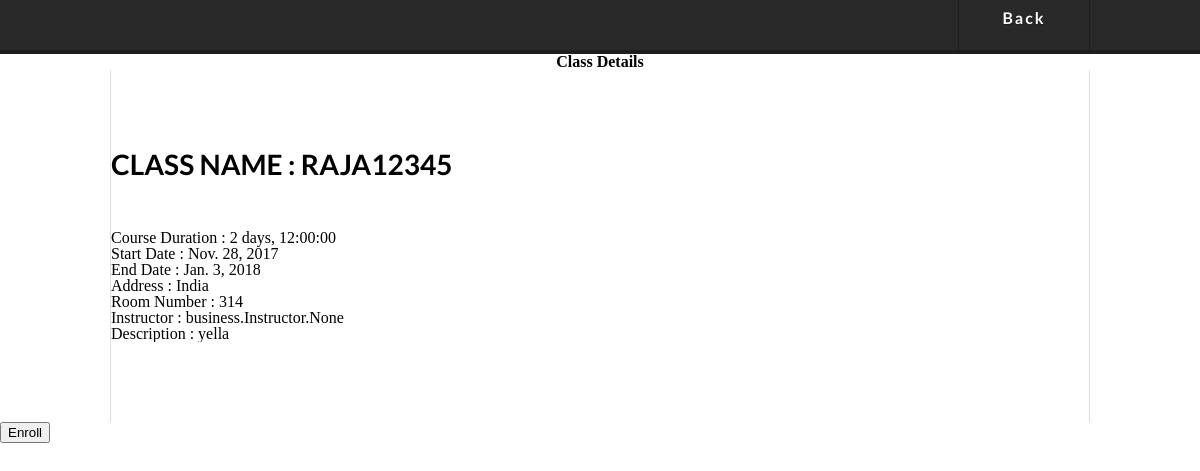
/student/details/9/ (signed in), run on the app's committed database.
### Class/models.py (models this page shows, shortened)
class Class(models.Model):
    business_id = models.ForeignKey(Business,to_field='business_id',on_delete=models.CASCADE)
    class_id = models.AutoField(primary_key=True)
    class_name = models.CharField(max_length=100,blank=False,null=False,unique=True)
    class_name_variable = models.CharField(max_length=250,default='Class')
    corse_duration = models.DurationField()
    duration = models.DurationField()
    start_date = models.DateField()
    start_date_variable = models.CharField(max_length=100,default='Start Date')
    end_date = models.DateField()
    end_date_variable = models.CharField(max_length=100,default='End Date')
    class_location = models.CharField(max_length=250)
    class_location_variable = models.CharField(max_length=100,default = 'Location')
    allocated_room = models.CharField(max_length=10)
    allocated_room_variable = models.CharField(max_length=100,default='Room')
    instructor = models.ManyToManyField(Instructor)
    instructor_variable = models.CharField(max_length=100,default='Instructor')
    description = models.TextField()
    description_variable = models.CharField(max_length=100,default='Description')
    student = models.ManyToManyField(Student)

### student/views.py (the view)
# urls.py: url('^details/(?P<cid>[0-9]+)/',views.details,name="details"),
def details(request,cid):
    if not request.user.is_authenticated():
        return redirect('/student/login')
    else:
        try:
            print request.user.student.student_id
            classdetails = Class.objects.get(class_id = cid)
            return render(request,'student/details.html',{'list':classdetails})
        except:
            logout_user(request)

### student/templates/student/details.html (shortened to what this page needs)
<!DOCTYPE html>
{% load static %}
<html lang="en">
<head>
	<link rel="stylesheet" type="text/css" href="{% static 'css/class/reset.css' %}">
	<link rel="stylesheet" type="text/css" href="{% static 'css/class/main.css' %}">
</head>
<body>
		<header>
				<div class="wrapper">
					<nav>
						<ul class="main_nav">
								<li><a href="/student/dashboard/">Back</a></li>
						</ul>
					</nav>
				</div>
			</header>
	<h2><center>Class Details</center></h2>
	<section class="main wrapper">
		<article>
			<div class="post">
				<h1 class="title">
						Class Name      : {{list.class_name}}<br>
				</h1>
				Course Duration : {{list.corse_duration}}<br>
				Start Date      : {{list.start_date}}<br>
				End Date        : {{list.end_date}}<br>
				Address         : {{list.class_location}}<br>
				Room Number     : {{list.allocated_room}}<br>
				Instructor      : {{list.instructor}}<br>
				Description     : {{list.description}}
			</div>
		</article>
	</section>
	<form class='form-horizontal' action="/student/enroll/{{list.class_id}}/" method="post">
		<button type="submit" class="btn btn-default">Enroll</button>
	</form>
</body>
</html>

### business/static/css/class/main.css (style rules this page uses)
header { width: 100%; height: 50px; background-color: #292929; border-bottom: 4px #1e1e1e solid; }
header nav { float: right; }
ul.main_nav { font-family: 'LatoBold', 'Helvetica', arial; margin-right: -1px; font-weight: bold; }
ul.main_nav li { float: left; letter-spacing: 2px; font-size: 16px; padding: 0; margin: 0; }
ul.main_nav li a { display: block; width: 130px; height: 40px; padding-top: 10px; border-right: 1px #1e1e1e solid; vertical-align: middle; text-decoration: none; text-shadow: 0px 1px 0 #1e1e1e; text-align: center; }
ul.main_nav li:first-child a { border-left: 1px #1e1e1e solid; }
.main { position: relative; border-left: 1px #e1e0e0 solid; border-right: 1px #e1e0e0 solid; height: auto; overflow: hidden; }
.main article { margin: 80px 0; overflow: hidden; }
.main .article_image, .main .post { float: left; }
.main .post { width: 430px; float: left; }
.main .post h1.title, .main2 .post h1.title { font-family: 'LatoBold', 'Helvetica', arial; font-weight: bold; font-size: 28px; text-transform: uppercase; line-height: 30px; margin-bottom: 50px; }
.wrapper { width: 978px; height: auto; margin: 0 auto; }
ul.main_nav li a, .main .title a, .main2 .title a, .main a.read_more, .main2 a.read_more, .main a.read_more i.read_more_arrow, .main2 a.read_more i.read_more_arrow, .previous, .next, .previous i, .next i, footer ul.social_profiles li a, .search_widget .search-field { transition: .2s linear; -webkit-transition: .2s linear; -moz-transition: .2s linear; -o-transition: .2s linear; }

### data on the page
Class: class_name "RAJA12345", corse_duration "2 days, 12:00:00", start_date "Nov. 28, 2017", end_date "Jan. 3, 2018", class_location "India", allocated_room "314", instructor "business.Instructor.None", description "yella"
